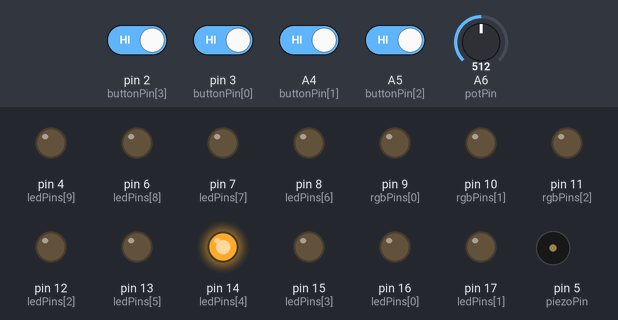
A sketch run on a simulated Arduino Nano, built with avr-gcc and run on an emulated ATmega328P. On the bench: output pins drawn as LEDs (lit = HIGH), buzzer (waves = sounding). The inputs (shaded band) are chosen by the test bench; at power-on: A4 (buttonPin[1]), A5 (buttonPin[2]), pin 2 (buttonPin[3]), pin 3 (buttonPin[0]) HIGH, A6 (potPin) = 512.

Above: at 1.2 s.
1.3 s: pin 2 (buttonPin[3]) driven LOW and pin 3 (buttonPin[0]) driven LOW and A4 (buttonPin[1]) driven LOW and A5 (buttonPin[2]) driven LOW
At 1.37 s:
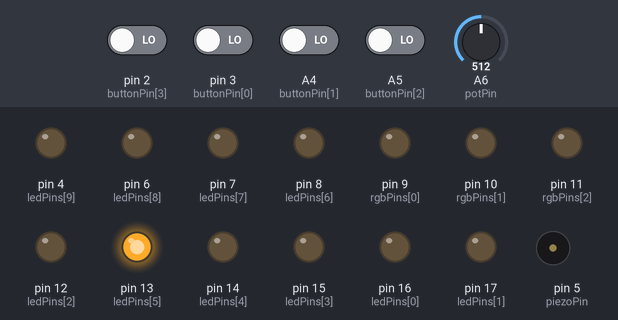
At 4.4 s:
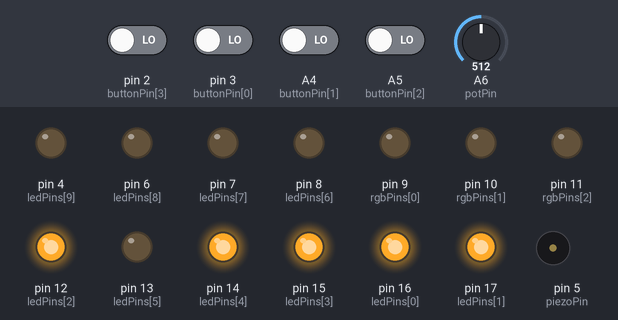
11.0 s: pin 2 (buttonPin[3]) driven HIGH
At 11.37 s:
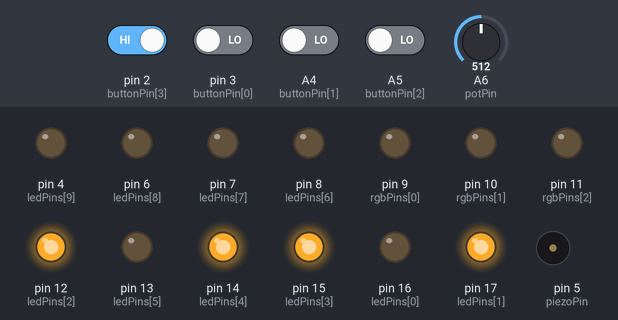
At 11.87 s:
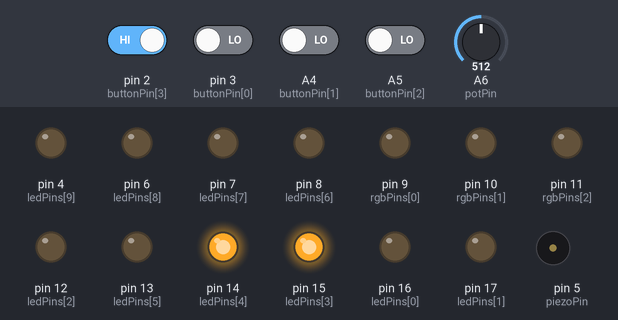
20.7 s: A6 (potPin) set to 716
30.4 s: pin 3 (buttonPin[0]) driven HIGH
41.7 s: A6 (potPin) set to 900
51.4 s: A6 (potPin) set to 1023
Timing chart, 0 to 62.1 s (numbered marks = the images above; inputs shaded):
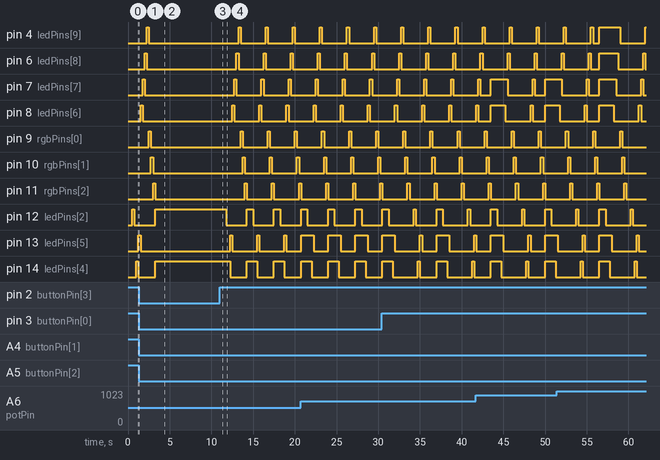

The sketch:

BOGY_Arduino_Testprogramm.ino
```cpp
// Pin-Definitionen
const int buttonPin[] = {3, A4, A5, 2}; // Taster Pins
const int ledPins[] = {16, 17, 12, 15, 14, 13, 8, 7, 6, 4}; // LED Pins
const int rgbPins[] = {9, 10, 11}; // RGB-LED Pins
const int piezoPin = 5; // Piezo Pin
const int potPin = A6; // Potentiometer Pin

const int delay_time = 250;

// Funktion zur Ausführung der Aktionen
void performActions() {
  // a) LEDs nacheinander aufleuchten lassen
  for (int j = 0; j < 10; j++) {
    digitalWrite(ledPins[j], HIGH);
    delay(delay_time);
    digitalWrite(ledPins[j], LOW);
  }

  // b) RGB-LED in allen drei Grundfarben leuchten lassen
  for (int j = 0; j < 3; j++) {
    digitalWrite(rgbPins[j], HIGH);
    delay(delay_time);
    digitalWrite(rgbPins[j], LOW);
  }

  // c) Piezo piepsen lassen
  tone(piezoPin, 1000, delay_time); // Ändere die Dauer des Tons auf 100 Millisekunden
}

void checkButton() {
  // Warten, bis ein Taster gedrückt wird
  for (int i = 0; i < 4; i++) {
    if (digitalRead(buttonPin[i]) == HIGH) {
      // Taster gedrückt
      performActions();
    }
  }
}

void checkPoti() {
  // Poti lesen und LEDs entsprechend steuern
  int potValue = analogRead(potPin);
  Serial.println(potValue);
  int numLEDs = map(potValue, 0, 1023, 0, 10);

  // LEDs steuern
  for (int i = 0; i < 10; i++) {
    digitalWrite(ledPins[i], i < numLEDs ? HIGH : LOW);
  }
}


void setup() {
  // Initialisierung der Pins
  for (int i = 0; i < 4; i++) {
    pinMode(buttonPin[i], INPUT_PULLUP);
  }
  for (int i = 0; i < 10; i++) {
    pinMode(ledPins[i], OUTPUT);
  }
  for (int i = 0; i < 3; i++) {
    pinMode(rgbPins[i], OUTPUT);
  }
  pinMode(piezoPin, OUTPUT);
}

void loop() {
  checkButton();
  checkPoti();
}
```

Measured:
- after the input at 1.3 s, pin 4 (ledPins[9]): goes on until 2.5 s, then stays LOW; pin 6 (ledPins[8]): goes on until 2.3 s, then stays LOW; pin 7 (ledPins[7]): goes on until 2.0 s, then stays LOW; pin 8 (ledPins[6]): goes on until 1.8 s, then stays LOW; pin 9 (rgbPins[0]): goes on until 2.8 s, then stays LOW
- after the input at 11.0 s, pin 4 (ledPins[9]): alternates HIGH for 0.25 s and LOW for 3.0 s, starting after 2.3 s; pin 6 (ledPins[8]): alternates HIGH for 0.25 s and LOW for 3.0 s, starting after 2.0 s
